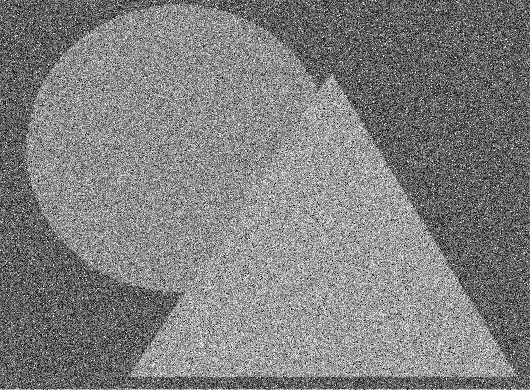
#> input picture HW3/images/segmentation/noise.png, 530 x 390 px, found by its file name
$ python 1_2.py
#> lines starting #> are read from the running program, lines starting #| are printed output that depends on the picture; after the words box and inside, x2 and y2 are one past the last pixel; in counts of white or black regions, pixels touching at a corner belong together
import numpy as np
import matplotlib.pyplot as plt
from time import time
import cv2
from skimage import morphology

def fill_the_gaps(image):
    result = image
    rows, cols = result.shape
    for i in range(rows):
        ind = np.argwhere(result[i])
        if ind.shape[0] > 1:
            result[i, ind[0][0]:ind[-1][0]] = 255
    result = result.T
    for i in range(cols):
        ind = np.argwhere(result[i])
        if ind.shape[0] > 1:
            result[i, ind[0][0]:ind[-1][0]] = 255
    result = result.T
    return result

image  = cv2.imread('./HW3/images/segmentation/noise.png')
#> image is the input picture: shape (390, 530, 3); min 0, max 255, mean 127.5
image = cv2.cvtColor(image, cv2.COLOR_BGR2GRAY)
#> image: shape (390, 530)
hist = cv2.calcHist([image.ravel()], [0], None, [256], [0, 256])
#> hist = 256 values, max 1923 at index 95, min 82 at index 243, mean 807.4
#plt.plot(hist)
ind = np.argpartition(hist.ravel(), -3)[-3:]#3 max values
#> ind = [160, 95, 145]
#print(ind)

median = cv2.medianBlur(image, 7)

kernel = np.ones((3,3), np.uint8)
# blur = cv2.GaussianBlur(image, (5,5), 0)
# th2 = cv2.adaptiveThreshold(blur, 255, cv2.ADAPTIVE_THRESH_MEAN_C, cv2.THRESH_BINARY, 15, 4)
ret3, th3 = cv2.threshold(median, ind[0], 255, cv2.THRESH_BINARY)# + cv2.THRESH_OTSU)
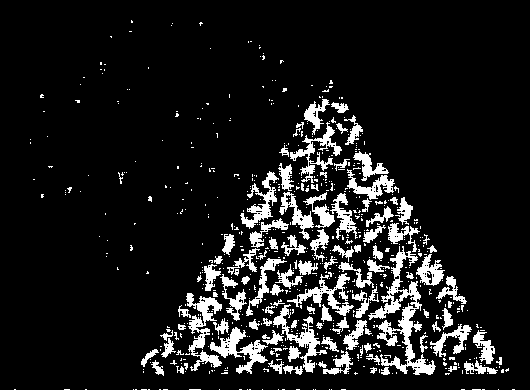
#> th3: shape (390, 530); 10.8% white; 677 white regions (572 under 20 px), largest, box (x1, y1, x2, y2) and area: (368, 246, 436, 375) 2267, (186, 293, 222, 371) 1067, (210, 327, 268, 374) 912
#> ret3 = 160

imglab = morphology.label(th3)
#> imglab: shape (390, 530) int64; 678 distinct labels, from 0 to 677
cleaned = morphology.remove_small_objects(imglab, min_size=24, connectivity=2)
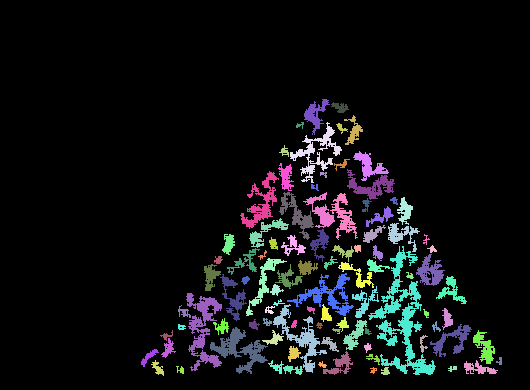
#> cleaned: shape (390, 530) int64; 96 distinct labels, from 0 to 624; one colour per label, 0 black
cleaned = cleaned.astype('uint8')
ret4, th4 = cv2.threshold(cleaned, 1, 255, cv2.THRESH_BINARY)
res1 = fill_the_gaps(th4)
#> after the loop in fill_the_gaps, `for i in range(rows):`: result: shape (390, 530); 24.8% white; 1 white region, box (x1, y1, x2, y2) and area: (141, 99, 502, 376) 51167
#> in fill_the_gaps, `result = result.T`: result: shape (530, 390); 24.8% white; 1 white region, box (x1, y1, x2, y2) and area: (99, 141, 376, 502) 51167
#> after the loop in fill_the_gaps, `for i in range(cols):`:
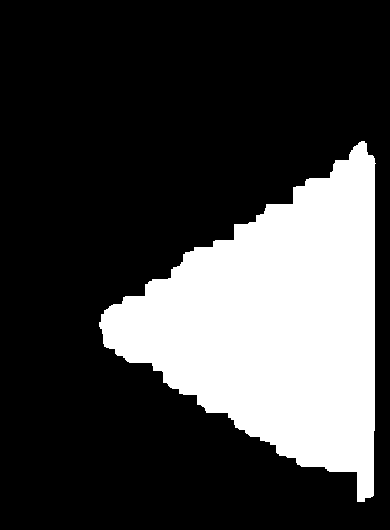
#> result: shape (530, 390); 25.9% white; 1 white region, box (x1, y1, x2, y2) and area: (99, 141, 376, 502) 53450
#> in fill_the_gaps, `result = result.T`: result: shape (390, 530); 25.9% white; 1 white region, box (x1, y1, x2, y2) and area: (141, 99, 502, 376) 53450

kernel = np.ones((5,5), np.uint8)
dilation1 = cv2.dilate(res1, kernel, iterations=2)
#> dilation1: shape (390, 530); 28.4% white; 1 white region, box (x1, y1, x2, y2) and area: (137, 95, 506, 380) 58618
dilation1b = dilation1.astype('bool')
# [9 lines of commented-out code are left out]

ret5, th5 = cv2.threshold(median, ind[2], 255, cv2.THRESH_BINARY)
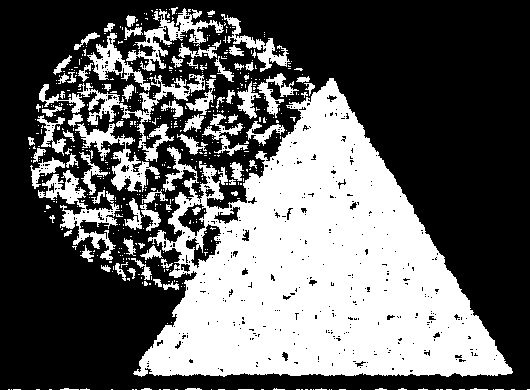
#> th5: shape (390, 530); 38.3% white; 556 white regions (475 under 20 px), largest, box (x1, y1, x2, y2) and area: (133, 78, 513, 377) 59870, (77, 74, 205, 162) 2075, (38, 170, 120, 260) 2007
#> ret5 = 145

kernel = np.ones((3,3), np.uint8)
erosion = cv2.erode(th5, kernel, iterations=1)
#> erosion: shape (390, 530); 28.6% white; 291 white regions (190 under 20 px), largest, box (x1, y1, x2, y2) and area: (135, 79, 511, 376) 51586, (169, 193, 194, 260) 475, (113, 150, 148, 190) 407

th3b = th3.astype('bool')
th5b = th5.astype('bool')
th5b = np.logical_and(erosion, np.logical_not(th3b))
#> th5b: shape (390, 530) bool; 18% white; 584 white regions (466 under 20 px), largest, box (x1, y1, x2, y2) and area: (186, 103, 511, 375) 25780, (146, 297, 226, 375) 1720, (169, 193, 194, 260) 464
th5b = np.logical_and(np.logical_not(dilation1b), th5b)
#> th5b: shape (390, 530) bool; 3.9% white; 340 white regions (230 under 20 px), largest, box (x1, y1, x2, y2) and area: (169, 193, 194, 260) 464, (113, 150, 148, 190) 382, (97, 45, 121, 79) 262

th5 = th5b.astype('uint8')

kernel = np.ones((3,3), np.uint8)
erosion = cv2.erode(th5, kernel, iterations=1)
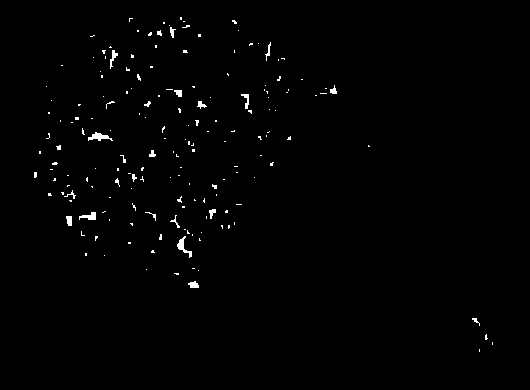
#> erosion: shape (390, 530); values 0 (black) and 1 (white), 0.88% white; 174 white regions (153 under 20 px), largest, box (x1, y1, x2, y2) and area: (88, 132, 113, 141) 112, (177, 236, 192, 258) 106, (79, 212, 96, 220) 81

imglab2 = morphology.label(erosion)
#> imglab2: shape (390, 530) int64; 175 distinct labels, from 0 to 174
cleaned2 = morphology.remove_small_objects(imglab2, min_size=24, connectivity=2)
#> cleaned2: shape (390, 530) int64; 18 distinct labels, from 0 to 170
cleaned2 = cleaned2.astype('uint8')
res2 = fill_the_gaps(cleaned2)
#> the loop in fill_the_gaps (call 2), `for i in range(rows):` made 390 passes
#> ind on passes 28 to 30: [170, 171], [170, 171], [170, 171, 172, 173, 174, 175]
#> after the loop in fill_the_gaps (call 2), `for i in range(rows):`: result: shape (390, 530); min 0, max 255, mean 6.3
#> after the loop in fill_the_gaps (call 2), `for i in range(cols):`:
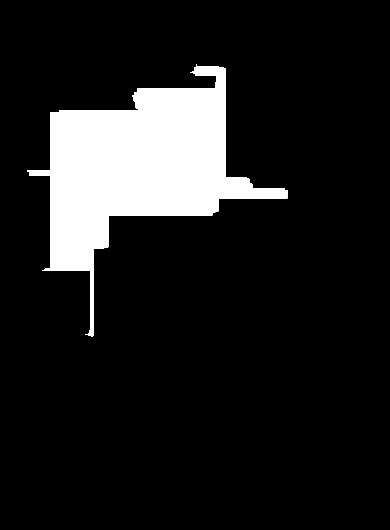
#> result: shape (530, 390); min 0, max 255, mean 31.1
#> in fill_the_gaps (call 2), `result = result.T`:
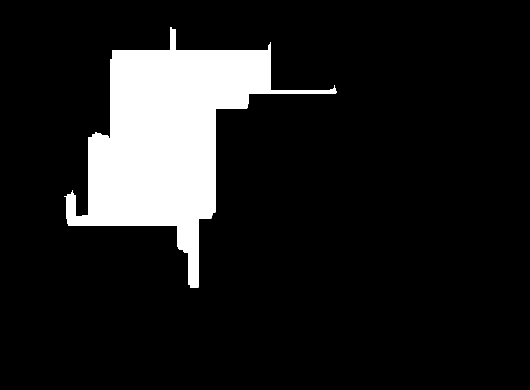
#> result: shape (390, 530); min 0, max 255, mean 31.1
closing2 = cv2.morphologyEx(res2, cv2.MORPH_CLOSE, kernel)


# dilation = cv2.dilate(erosion, kernel, iterations=1)

# kernel = np.ones((3,3), np.uint8)
# closing2 = cv2.morphologyEx(dilation, cv2.MORPH_CLOSE, kernel)

fig, axs = plt.subplots(1, 3, figsize = (10, 4))
ax1, ax2, ax3 = axs

ax1.imshow(image.copy(), 'gray')
ax1.set_title('res', fontsize=15)

ax2.imshow(dilation1b.copy(), 'gray')
ax2.set_title('res', fontsize=15)

ax3.imshow(closing2.copy(), 'gray')
ax3.set_title('res', fontsize=15)
plt.show()
